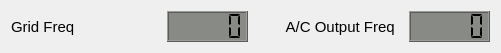
   <widget class="QWidget" name="layoutWidget">
    <property name="geometry">
     <rect>
      <x>11</x>
      <y>700</y>
      <width>501</width>
      <height>33</height>
     </rect>
    </property>
    <layout class="QHBoxLayout" name="horizontalLayout_9">
     <item>
      <widget class="QLabel" name="Grid_Freq_label">
       <property name="font">
        <font>
         <pointsize>11</pointsize>
        </font>
       </property>
       <property name="text">
        <string>Grid Freq</string>
       </property>
      </widget>
     </item>
     <item>
      <widget class="QLCDNumber" name="Grid_Freq_LCD">
       <property name="minimumSize">
        <size>
         <width>81</width>
         <height>31</height>
        </size>
       </property>
       <property name="maximumSize">
        <size>
         <width>81</width>
         <height>31</height>
        </size>
       </property>
       <property name="font">
        <font>
         <pointsize>11</pointsize>
         <weight>50</weight>
         <bold>false</bold>
        </font>
       </property>
       <property name="styleSheet">
        <string notr="true">QLCDNumber{
background-color: rgb(136, 138, 133);
}</string>
       </property>
       <property name="digitCount">
        <number>5</number>
       </property>
       <property name="segmentStyle">
        <enum>QLCDNumber::Flat</enum>
       </property>
       <property name="value" stdset="0">
        <double>0.000000000000000</double>
       </property>
      </widget>
     </item>
     <item>
      <widget class="QLabel" name="AC_Out_Freq_label">
       <property name="enabled">
        <bool>true</bool>
       </property>
       <property name="font">
        <font>
         <pointsize>11</pointsize>
        </font>
       </property>
       <property name="text">
        <string>A/C Output Freq  </string>
       </property>
       <property name="alignment">
        <set>Qt::AlignRight|Qt::AlignTrailing|Qt::AlignVCenter</set>
       </property>
      </widget>
     </item>
     <item>
      <widget class="QLCDNumber" name="AC_Out_Freq_LCD">
       <property name="minimumSize">
        <size>
         <width>81</width>
         <height>31</height>
        </size>
       </property>
       <property name="maximumSize">
        <size>
         <width>81</width>
         <height>31</height>
        </size>
       </property>
       <property name="font">
        <font>
         <pointsize>11</pointsize>
         <weight>50</weight>
         <bold>false</bold>
        </font>
       </property>
       <property name="styleSheet">
        <string notr="true">QLCDNumber{
background-color: rgb(136, 138, 133);
}</string>
       </property>
       <property name="digitCount">
        <number>5</number>
       </property>
       <property name="segmentStyle">
        <enum>QLCDNumber::Flat</enum>
       </property>
       <property name="value" stdset="0">
        <double>0.000000000000000</double>
       </property>
      </widget>
     </item>
    </layout>
   </widget>
